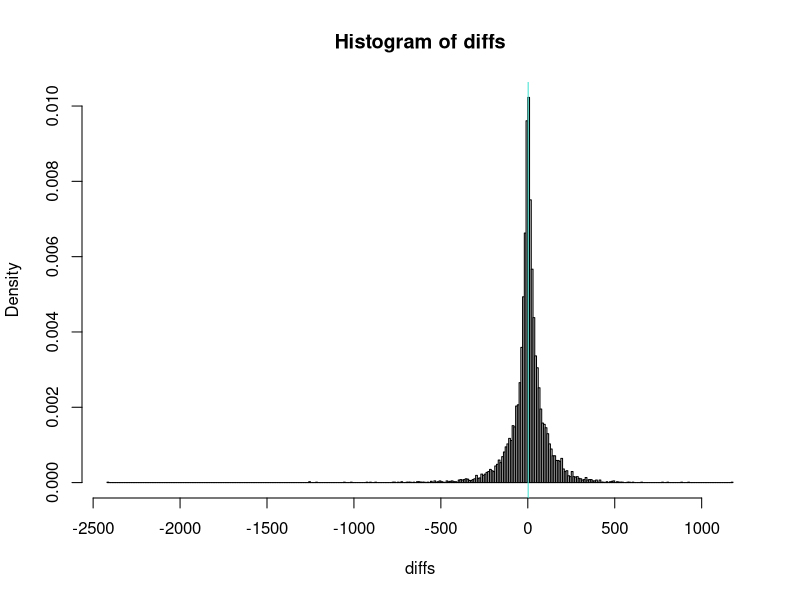
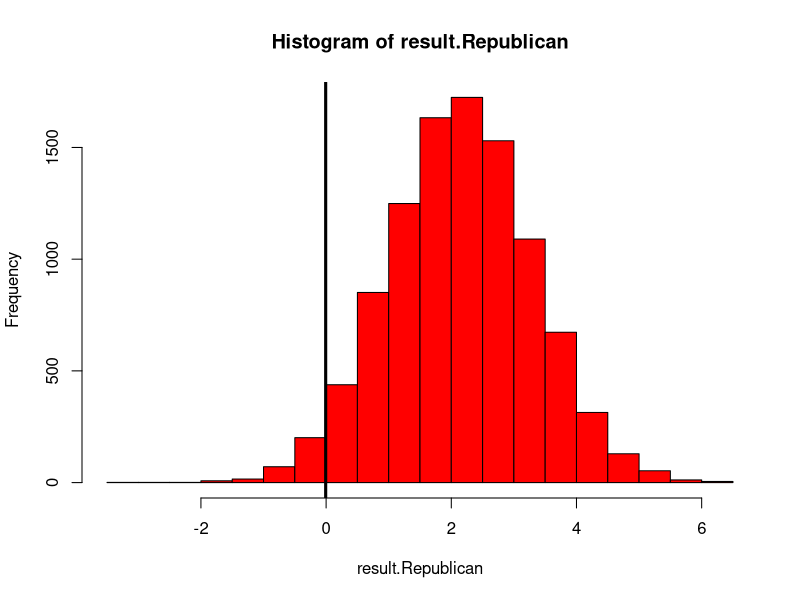
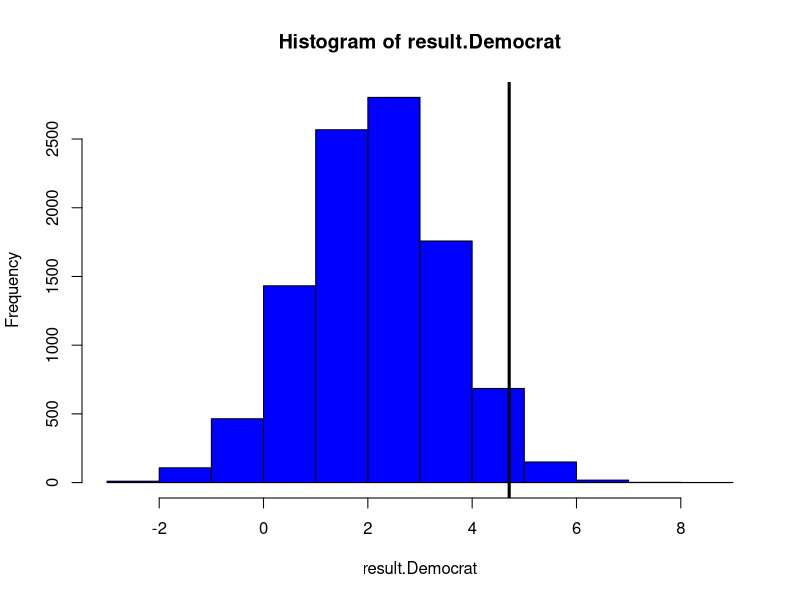
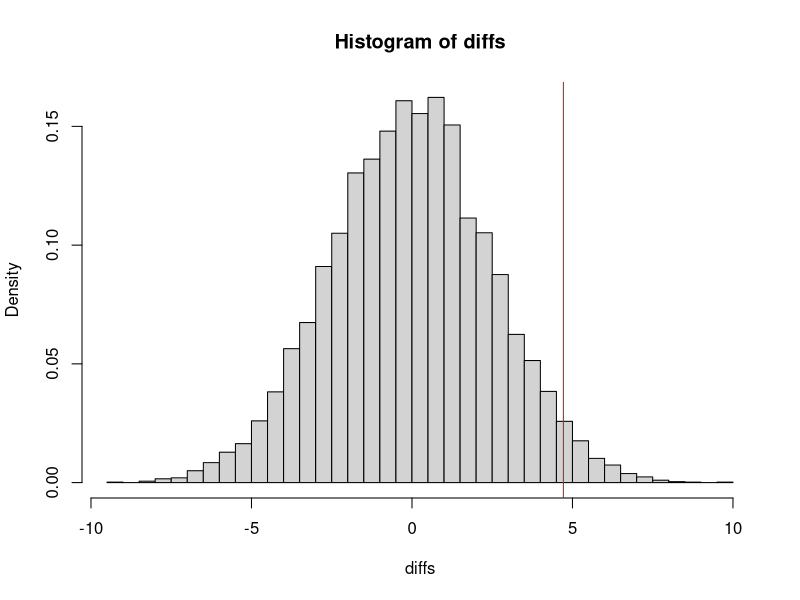
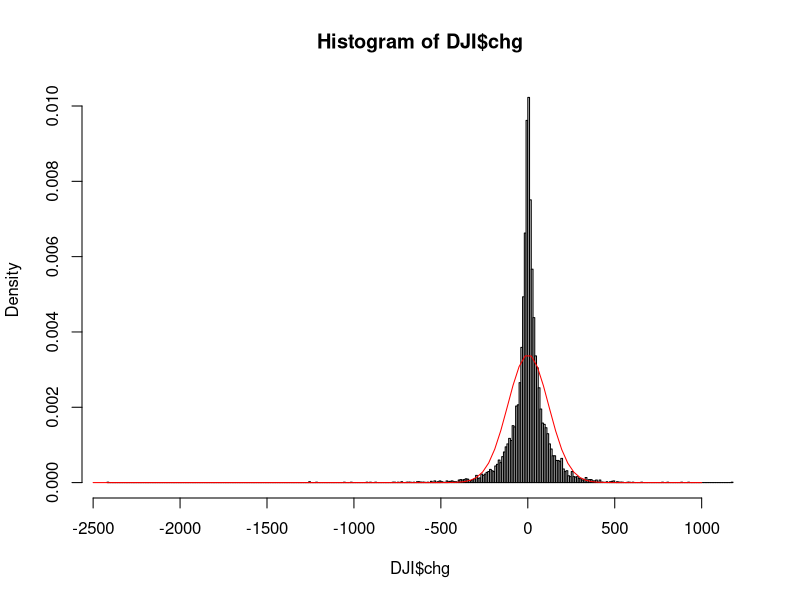
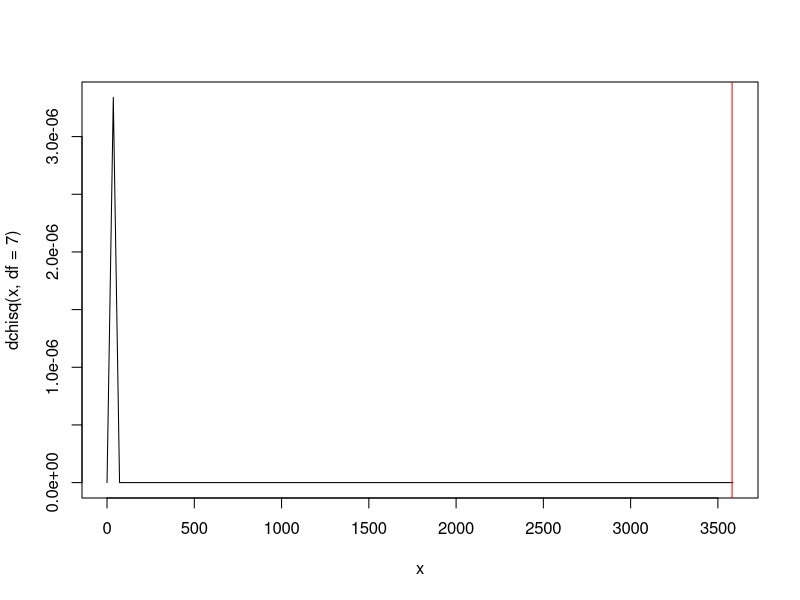
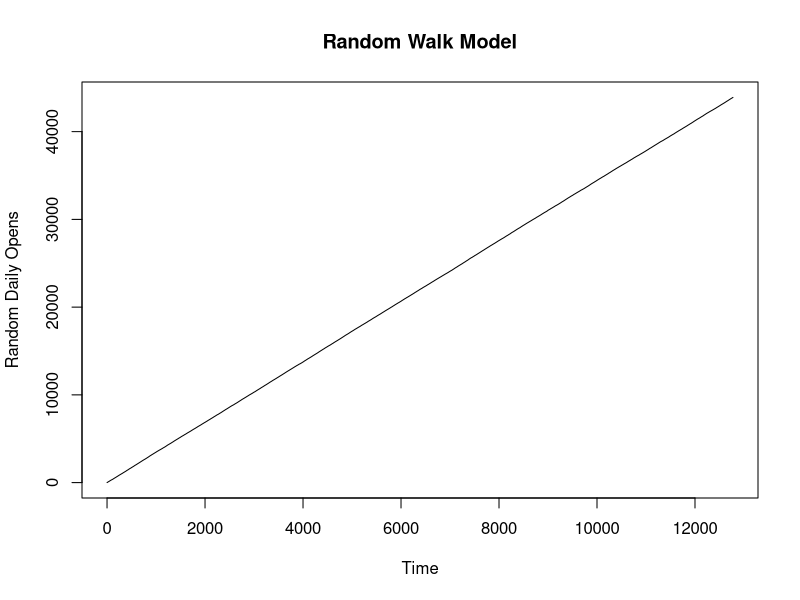
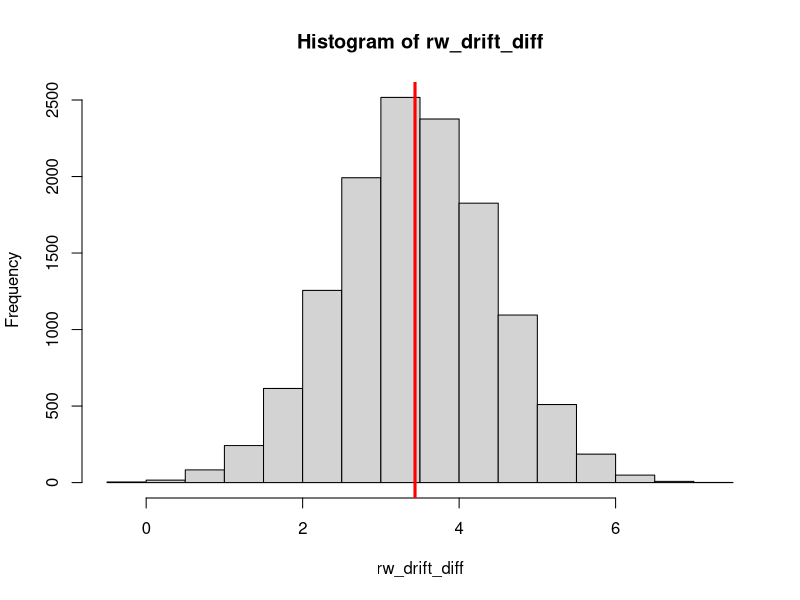

The R source for these figures, in order:
#This is where our main code for our project will go!
DJI <- read.csv("DJI.csv"); head(DJI)

#Create 'Regime' Categories (Regan, Bush, etc.)
DJI["Regime"] <- "None" #Set blank column

#Set the dates for each regime
#Each 'term' is denoted from inaugaration day 
#to the day before the next regime's inaugaration day
dates <- sapply(DJI["Date"], function(x) as.Date(x)) #Convert CSV date character objects 
#to date objects
DJI[dates < as.Date("1989-01-20"), "Regime"] <- "RR"
DJI[dates >= as.Date("1989-01-20") & dates < as.Date("1993-01-20"), "Regime"] <- "GHWB"
DJI[dates >= as.Date("1993-01-20") & dates < as.Date("2001-01-20"), "Regime"] <- "BC"
DJI[dates >= as.Date("2001-01-20") & dates < as.Date("2009-01-20"), "Regime"] <- "GWB"
DJI[dates >= as.Date("2009-01-20") & dates < as.Date("2017-01-20"), "Regime"] <- "BO"
DJI[dates >= as.Date("2017-01-20"), "Regime"] <- "DJT"

#Create a binary category for the political party in control of the White House 
#(Republican = 1, Democrat = 0)
Republican <- (DJI$Regime == "RR") | (DJI$Regime == "GHWB") | (DJI$Regime == "GWB") | (DJI$Regime == "DJT")
DJI <- data.frame(DJI, Republican); head(DJI); sum(Republican); mean(Republican)

#Create a binary category for expansion vs recession year
DJI["Recession"] <- FALSE

#Extract years from date column
DJI.year <- format(as.Date(DJI$Date),"%Y")

#Set the dates
DJI[DJI.year == 1980, "Recession"] <- TRUE
DJI[DJI.year >= 1981 & DJI.year  <= 1981, "Recession"] <- TRUE
DJI[DJI.year >= 1990 & DJI.year  <= 1991, "Recession"] <- TRUE
DJI[DJI.year == 2001, "Recession"] <- TRUE
DJI[DJI.year >= 2007 & DJI.year <= 2009, "Recession"] <- TRUE
DJI[DJI.year >= 2020, "Recession"] <- TRUE

#Set up indices for permutation test by party and president 
index.Republican <- DJI$Republican ; sum(index.Republican) # 4822, matches
index.RR <- (DJI$Regime == "RR") ; sum(index.RR) # 1005
index.GHWB <- (DJI$Regime == "GHWB") ; sum(index.GHWB) # 1011
index.BC <- (DJI$Regime == "BC") ; sum(index.BC) # 2021
index.GWB <- (DJI$Regime == "GWB") ; sum(index.GWB) # 2009
index.BO <- (DJI$Regime == "BO") ; sum(index.BO) # 2015
index.DJT <- (DJI$Regime == "DJT") ; sum(index.DJT) # 797
dim(DJI) ; sum(c(index.RR, index.GHWB, index.BC, index.GWB, index.BO, index.DJT)) # 8858, matches

# Create vector for difference between daily Open values
Open <- DJI$Open
N <- length(Open) ; diffs <- numeric(N - 1)
for (i in 1:N - 1) {
  diffs[i] <- Open[i + 1] - Open[i]
}
head(diffs) # there are some rather large values with double digits before the decimal
length(diffs) # 8857 as expected
sum(diffs)  # 18975.43 so over double the number of observations
mu.chg.open <- mean(diffs) # 2.142422 around what we expected based on the aforementioned values
med.chg.open <- median(diffs) # 3.4297 is higher than mean, indicating more extreme lesser values
var.chg.open <- var(diffs) # whopping 13760.49 for variance, we expect this to increase over time
hist(diffs, breaks = "fd", prob = TRUE) 
# resembles normal distribution with narrow concentration around sharp peak at mean 
# and with long tails, with more extreme negative values
abline(v = mu.chg.open, col = "turquoise")

chg <- numeric(nrow(DJI))
chg[1] <- 0 ; chg[2:nrow(DJI)] <- diffs; chg <- data.frame(chg)
DJI <- data.frame(DJI,chg); head(DJI)

diffs.Republican <- diffs[index.Republican[-1]]
mu.RepDiffs <- mean(diffs.Republican) # -.006959248
diffs.Democrat <- diffs[!(index.Republican[-1])]
mu.DemDiffs <- mean(diffs.Democrat)
mean(diffs.Democrat) # 4.709857
# The means seem different, but given the large variance, this is doubtful.

#Permutation Test
N <- 10^4; result.Republican <- numeric(N); result.Democrat <- numeric(N)
for (i in 1:N) {
  smpl <- sample(index.Republican[-1], replace = FALSE)
  smpl.Republican <- diffs[smpl]
  smpl.Democrat <- diffs[!smpl]
  result.Republican[i] <- mean(smpl.Republican)
  result.Democrat[i] <- mean(smpl.Democrat)
}

#Republican Result
hist(result.Republican, col = "red")
abline(v = mu.RepDiffs, col = "black", lwd = 3)
mu.result.Republican <- mean(result.Republican) ; mu.result.Republican ; mu.RepDiffs
mean(result.Republican <= mu.RepDiffs) 
#2.88% chance of seeing this statistic thus it is statistically significant.

#Democrat Result
hist(result.Democrat, col = "blue")
abline(v = mu.DemDiffs, col = "black", lwd = 3)
mu.result.Democrat <- mean(result.Democrat) ; mu.result.Democrat ; mu.DemDiffs
mean(result.Democrat >= mu.DemDiffs) 
#2.88% chance. Whoa, both means are equally statistically significant.

#Combined Attempt
RepAvg <- sum(DJI$chg*(DJI$Republican == TRUE))/sum(DJI$Republican == TRUE) ; RepAvg
DemAvg <- sum(DJI$chg*(DJI$Republican == FALSE))/sum(DJI$Republican == FALSE) ; DemAvg
Obs <-  DemAvg - RepAvg; Obs

N <- 10^4 #number of simulations
diffs <- numeric(N) #this is the vector that will store our simulated differences
for (i in 1:N) {
  Rep <- sample(DJI$Republican) #This is our permuted party column
  RepMu <- sum(DJI$chg*(Rep == TRUE))/sum(Rep == TRUE) ; RepMu
  DemMu <- sum(DJI$chg*(Rep == FALSE))/sum(Rep == FALSE) ; DemMu
  diffs[i] <- DemMu - RepMu
}
mean(diffs) #inspecting that these are indeed close to zero
hist(diffs, breaks = "FD", probability = TRUE)
abline(v = Obs, col = "red")

pvalue <-  (sum(diffs >= Obs)+1)/(N+1) ; pvalue
# 2.71% chance that this extreme of an observed difference would arise by chance .

## Contingency table with chi-square test for political party and recession. 
sum(DJI$Recession)/length(DJI$Recession) # 17.67% of observations are in recession years
obs.tbl <- table(DJI$Republican,DJI$Recession) # Republican has more Recession
exp.tbl <- outer(rowSums(obs.tbl), colSums(obs.tbl))/sum(obs.tbl)
obs.tbl ; exp.tbl
chisq.test(DJI$Republican,DJI$Recession)
# p-value is less than 2.2e-16, far below our .05 threshold, so there would be a very
# small chance that the observed contingency table would arise by chance.
# Thus, the observations provide sufficient evidence to reject the null hypothesis
# that Republican and Democratic regimes are equally likely to be associated with recession
# years from 1985 to early 2020. 

## Can you make this more granular by leveraging recession by quarter instead of year?
## Can we do a contingency table that is larger than 2x2 by using regime intead of party?

## Let's apply simulation methods to the day-over-day (DOD) change in Open values. 
## We can also run this and the previous analyses on the other numerical columns 
## of DJI to see if we arise at similar or different results, 
## once we finish the first round of analysis the DOD change in Open values. 
## If we set up the simulations appropriately, we should expect to see in our results that 
## a greater sample size or a greater number of simulations yields increasingly higher 
## variance, potentially indicated by fat tails when plotting the distribution of the results. 
## Can you figure out a way to leverage a chi-square test or CLT here?

#Bruno: I think one good way to show that the data has infinite variance is to show that it cannot be
#modeled with a Normal distribution. (Then we can fit something like a Cauchy distribution later)
#I'm open to taking this out, but I thought we could try to get feedback on it at least!
#So what we are checking is if the daily price fluxes for the Dow Jones have infinite variance
hist(DJI$chg, breaks = "FD", probability = TRUE) #already doesn't look super promising
mu <- mean(DJI$chg)
sigma <- sd(DJI$chg) 
# do we multiply by n the number of sample observations to estimate the population variance?
# maybe not since this is the population? or is it?
curve(dnorm(x,mu,sigma), from = -2500, to = 1000, add = TRUE, col = "red")
n1 <- qnorm(0.1, mu, sigma); n1    #10% of the normal distribution lies below this value
pnorm(n1, mu, sigma)       
mean(DJI$chg <= n1) #6.2%, not great, we would epxect something closer to 10% if it were Normal
#Now let's create a vector of deciles so that we can split our data and see if it falls as expected
dec <- qnorm(seq(0.0,1,by = 0.1), mu,sigma); dec  #11 bins
Exp <- rep(length(DJI$chg)/10,10); Exp 
binchg <- numeric(10)
for(i in 1:10){
  binchg[i] <- sum((DJI$chg >= dec[i]) & (DJI$chg <= dec[i+1] )) ; binchg
}
#Finally we can test for uniformity using a chi-squared test.
ChiStat <- sum((binchg - Exp)^2/Exp); ChiStat #3581.397
#We estimated two parameters (using the sample mean and standard deviation), which costs two degrees of freedom, 
#and we have set the total days to match our sample which costs another so we have 10 - 3 = 7 degrees of freedom
curve(dchisq(x, df = 7), from = 0, to = ChiStat + 5)
abline(v=ChiStat, col = "red") 
pchisq(ChiStat, df = 7, lower.tail = FALSE) # 0
#Given this extremely low chi-square value, it seems that the normal distribution is not a good model (at all)
#for the daily fluxes in the Dow Jones Industrial Average. So let's now check how a model with infinite variance
#fits the data. 

n <- 365 * 35
## Generate a RW model with a drift using arima.sim
# Choose one of the two lines of code below, one for mean and one for median of our DOD value changes.
rw_drift <- arima.sim(model = list(order = c(0,1,0)), n, mean = mu.chg.open)
rw_drift <- arima.sim(model = list(order = c(0,1,0)), n, mean = med.chg.open)
# Plot rw_drift
plot(rw_drift, type = "l", xlab = "Time", ylab = "Random Daily Opens", main = "Random Walk Model")
# this lacks the volatility of the DJI
# Calculate the first difference series rw_drift_diff <-
N <- length(rw_drift); rw_drift_diff <- numeric(N)
for (i in 2:length(rw_drift)) {
  rw_drift_diff[i] <- rw_drift[i] - rw_drift[i - 1] }
rw_drift_diff # no negative values, does not model DJI DOD changes very well
#Mean of the First Difference Series
mean(rw_drift_diff) # 2.222279 when using mean, 3.263219 when using median
#Plot a histogram of the values and draw the mean/median using abline
hist(rw_drift_diff); abline(v = mean(rw_drift_diff), col = "red", lwd = 3)
#Plot the values of the time series and draw the mean/median using abline - and we get a constant!
plot(rw_drift_diff, type = "l", xlab = "Time", ylab = "Differences in Random Daily Opens",
     main = "First Difference Series"); abline(h = mean(rw_drift_diff), col = "red", lwd = 3)
hist(rw_drift_diff, prob = TRUE)

# Chi-square test for diffs and rw_drift_diff, bins by deciles
# Apply central limit theorem, if data is symmetric, should produce standard normal distribution
# Partial variance
# Normal seems to fit random walk, but not first differences (which model fits?) 
# What is a narrow highly concentrated around the mean but with 
# really large variance?
# random walk doesn't seem to have infinite variance, but how does it theoretically?

## Should we perform this analysis for High, Low or Close? Does it change anything?
## Does using a logarithmic or exponential model make the data behave better?
## Given that our observed DOD data produces low frequency, extreme values, particularly negative,
## how do we do a better job of fitting a probability distribution model to our observed data? 
## That is, can we slice our data differently, change the parameters of the random walk model,
## or use a different distribution altogether to model our data? We could use Cauchy, Levy, Pareto, 
## T or other distributions with infinite variance. Are there any that look like our histogram?
## Is this necessary in order to test for infinite variance? 
## Does the current random walk model invalidate our test for infinite variance on the observed data?
## Or can we test for infinite variance without worrying about any model at all? 
## Perhaps partial variance can help here?
## Can we build out the partial variance model and visualization per the shared stackexchange post?
